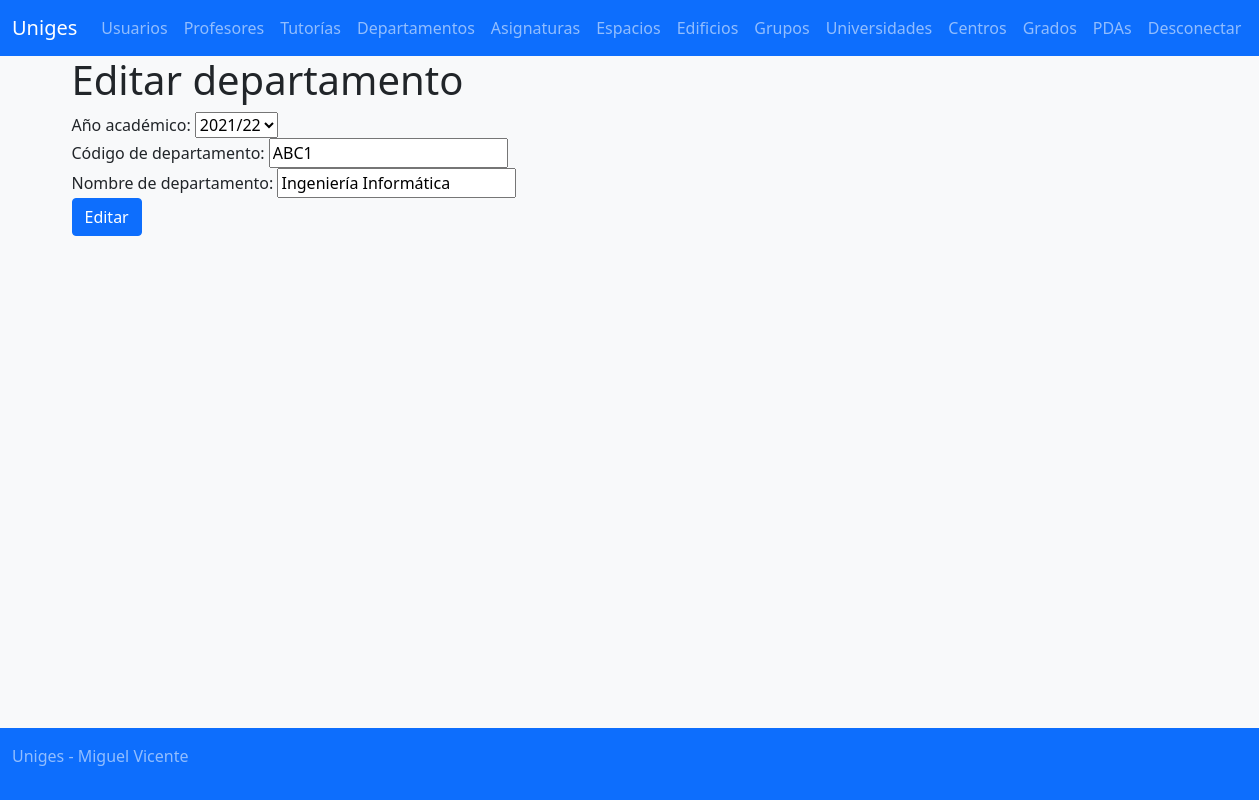
The page /?controller=department&action=edit&id=1 (signed in) on the database its author committed.
### tables this page shows
create table `department` (
	id int not null auto_increment primary key,
	academicyear_id int not null,
	centre_id int not null,
	code varchar(255) not null,
	name varchar(255) not null,
	deleted tinyint(1) not null default 0);

create table `academicyear` (
	id int not null auto_increment primary key,
	name varchar(10) not null,
	deleted tinyint(1) not null default 0);

### modelos/AcademicYearModel.php (called while the page is built, shortened)
<?php
class AcademicYearModel {
	private static function readFromAssoc($fila) {
		$ret = new AcademicYearModel();
		$ret->id = $fila["id"];
		$ret->name = $fila["name"];
		$ret->deleted = $fila["deleted"];
		return $ret;
	}
	public static function findAll() {
		$conn = Connection::getConnection();
		$stat = $conn->prepare("SELECT * FROM academicyear WHERE deleted = 0");
		$stat->execute();
		$result = $stat->get_result();
		$ret = array();
		while($fila = $result->fetch_assoc()) {
			array_push($ret, AcademicYearModel::readFromAssoc($fila));
		}
		return $ret;
	}
}
?>

### controladores/DepartmentController.php (called while the page is built, shortened)
<?php
include_once 'modelos/DepartmentModel.php';
include_once 'modelos/AcademicYearModel.php';
class DepartmentController {
    function edit() {
        $years = AcademicYearModel::findAll();
        $dept = DepartmentModel::findById($_GET["id"]);
        $deptobj = new DepartmentModel();
        $deptobj->academicyear_id = $dept["academicyear_id"];
        $deptobj->code = $dept["code"];
        $deptobj->name = $dept["name"];
    }
}
?>

### modelos/DepartmentModel.php (called while the page is built, shortened)
<?php
class DepartmentModel {
    public static function findById($dept_id) {
	    $conn = Connection::getConnection();
	    $stat = $conn->prepare("SELECT * FROM department WHERE id = ? AND deleted = 0");
	    $stat->bind_param("i", $dept_id);
	    $stat->execute();
	    $result = $stat->get_result();
	    $fila = $result->fetch_assoc();
	    return $fila;
    }
}
?>

### vistas/department/edit.php (the view, shortened to what this page needs)
<h1><?=$strings["dept_edit_title"]?></h1>
<?php $dept = $data["dept"]; ?>
<form action="/?controller=department&action=edit_end" method="POST">
	<div class="form-group">
		<label for="acadYear"><?=$strings["dept_add_acadYear"]?></label>
		<select id="acadYear" name="acadYear">
<?php
	foreach($data["ay"] as $year) {
?>
	<option value="<?=$year->id?>"
        <?= $dept->academicyear_id == $year->id? "selected" : "" ?>>
        <?= $year->name ?>
    </option>
<?php
	}
?>
		</select>
	</div>
	<div class="form-group">
        <label for="code"><?=$strings["dept_add_code"]?></label>
        <input type="text" name="code" id="code" placeholder="<?=$strings["dept_add_code_ph"]?>"
            value="<?= $dept->code ?>"/>
	</div>
	<div class="form-group">
        <label for="name"><?=$strings["dept_add_name"]?></label>
        <input type="text" name="name" id="name" placeholder="<?=$strings["dept_add_name_ph"]?>"
            value="<?=$dept->name ?>"/>
	</div>
	<button type="submit" class="btn btn-primary"><?= $strings["dept_edit_submit"] ?></button>
</form>

### rows shown on the page
department: acadYear "2021/22", code "ABC1", name "Ingeniería Informática"

### other values the page prints
$strings["app_title"] "Uniges"
$strings["navbar_user"] "Usuarios"
$strings["navbar_professor"] "Profesores"
$strings["navbar_tutoria"] "Tutorías"
$strings["navbar_department"] "Departamentos"
$strings["navbar_subject"] "Asignaturas"
$strings["navbar_space"] "Espacios"
$strings["navbar_building"] "Edificios"
$strings["navbar_group"] "Grupos"
$strings["navbar_college"] "Universidades"
$strings["navbar_centre"] "Centros"
$strings["navbar_degree"] "Grados"
$strings["navbar_pda"] "PDAs"
$strings["logout"] "Desconectar"
$strings["dept_edit_title"] "Editar departamento"
